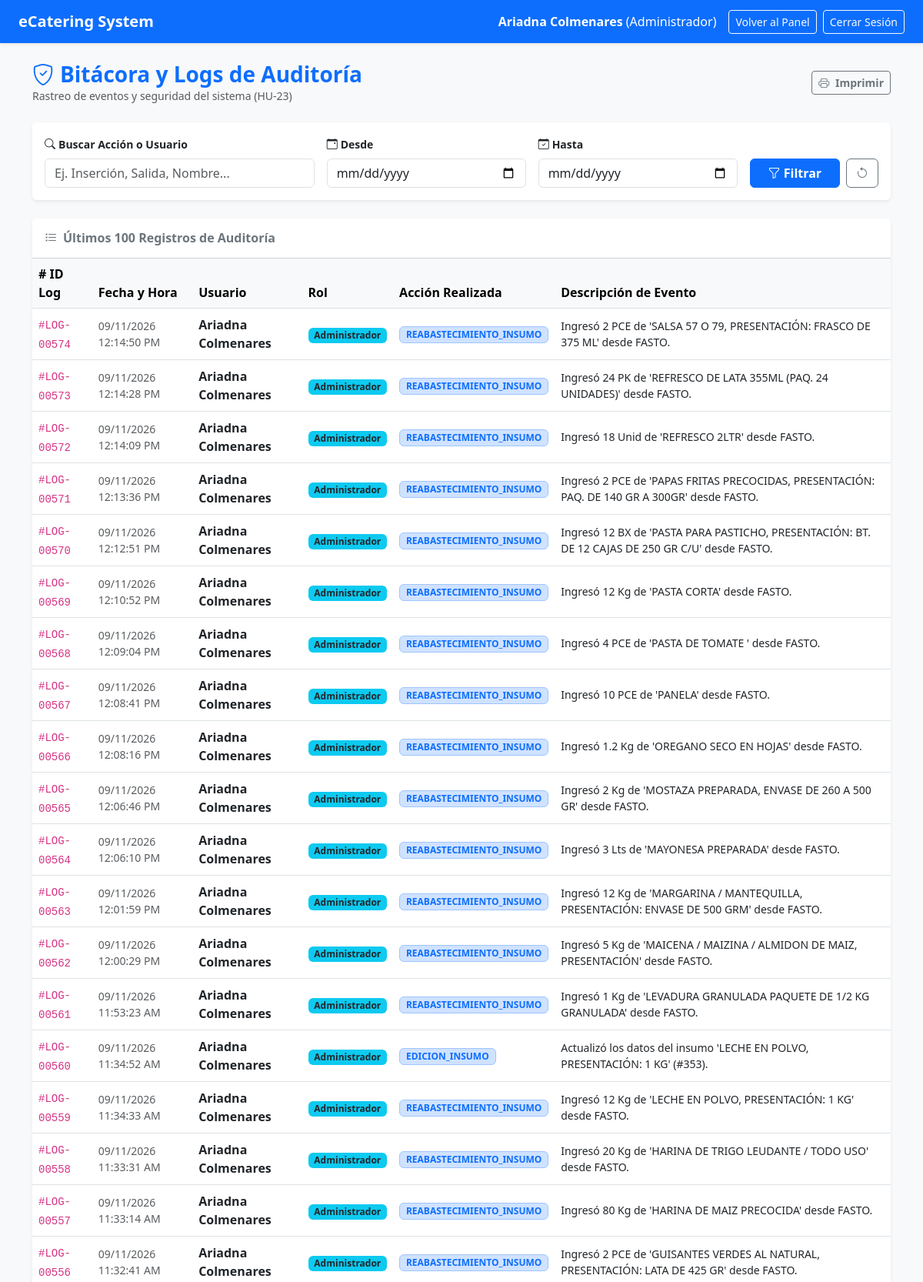
The app's page /logs.php (signed in, upper part) with its own data.
### tables this page shows
CREATE TABLE `logs_sistema` (
  `id_log` int(11) NOT NULL,
  `id_usuario` int(11) NOT NULL,
  `accion` varchar(100) NOT NULL,
  `descripcion` text NOT NULL,
  `fecha_hora` datetime NOT NULL
);

CREATE TABLE `usuarios` (
  `id_usuario` int(11) NOT NULL,
  `nombre` varchar(100) NOT NULL,
  `email` varchar(100) NOT NULL,
  `password` varchar(255) NOT NULL,
  `rol` enum('Administrador','Coord.(a) catering','Superv.(a) catering','Esp. Almacen') DEFAULT 'Coord.(a) catering',
  `creado_en` timestamp NOT NULL DEFAULT current_timestamp(),
  `estado` varchar(20) DEFAULT 'Activo'
);

### logs.php (the view, shortened to what this page needs)
<?php
require_once "config/conexion.php";
$buscar      = $_GET['buscar'] ?? '';
$f_inicio    = $_GET['fecha_inicio'] ?? '';
$f_fin       = $_GET['fecha_fin'] ?? '';
$where_conditions = [];
$sql_where = !empty($where_conditions) ? "WHERE " . implode(" AND ", $where_conditions) : "";
$sql_logs = "SELECT l.*, u.nombre AS nombre_usuario, u.rol
            FROM logs_sistema l
            LEFT JOIN usuarios u ON l.id_usuario = u.id_usuario
            $sql_where
            ORDER BY l.fecha_hora DESC
            LIMIT 100";
$res_logs = $conexion->query($sql_logs);
?>
<!DOCTYPE html>
<html lang="es">
<head>
    <link href="https://cdn.jsdelivr.net/npm/bootstrap@5.3.0/dist/css/bootstrap.min.css" rel="stylesheet">
    <link rel="stylesheet" href="https://cdn.jsdelivr.net/npm/bootstrap-icons@1.11.0/font/bootstrap-icons.css">
</head>
<body class="bg-light">
    <nav class="navbar navbar-expand-lg navbar-dark bg-primary px-4 shadow-sm">
        <a class="navbar-brand fw-bold" href="dashboard.php">eCatering System</a>
        <div class="ms-auto d-flex align-items-center text-white">
            <span class="me-3"><strong><?php echo htmlspecialchars($_SESSION['nombre']); ?></strong> (<?php echo htmlspecialchars($_SESSION['rol']); ?>)</span>
            <a href="dashboard.php" class="btn btn-outline-light btn-sm me-2">Volver al Panel</a>
            <a href="logout.php" class="btn btn-outline-light btn-sm">Cerrar Sesión</a>
        </div>
    </nav>
    <div class="container my-4">
        <div class="d-flex justify-content-between align-items-center mb-4">
            <div>
                <h3 class="fw-bold text-primary mb-0"><i class="bi bi-shield-check me-2"></i>Bitácora y Logs de Auditoría</h3>
                <p class="text-muted small mb-0">Rastreo de eventos y seguridad del sistema (HU-23)</p>
            </div>
            <div>
                <button onclick="window.print();" class="btn btn-outline-secondary btn-sm fw-bold">
                    <i class="bi bi-printer me-1"></i> Imprimir
                </button>
            </div>
        </div>
        <div class="card border-0 shadow-sm mb-4">
            <div class="card-body">
                <form method="GET" action="logs.php" class="row g-3 align-items-end">
                    <div class="col-md-4">
                        <label class="form-label fw-bold small"><i class="bi bi-search me-1"></i>Buscar Acción o Usuario</label>
                        <input type="text" name="buscar" class="form-control" placeholder="Ej. Inserción, Salida, Nombre..." value="<?php echo htmlspecialchars($buscar); ?>">
                    </div>
                    <div class="col-md-3">
                        <label class="form-label fw-bold small"><i class="bi bi-calendar-event me-1"></i>Desde</label>
                        <input type="date" name="fecha_inicio" class="form-control" value="<?php echo htmlspecialchars($f_inicio); ?>">
                    </div>
                    <div class="col-md-3">
                        <label class="form-label fw-bold small"><i class="bi bi-calendar-check me-1"></i>Hasta</label>
                        <input type="date" name="fecha_fin" class="form-control" value="<?php echo htmlspecialchars($f_fin); ?>">
                    </div>
                    <div class="col-md-2 d-flex gap-2">
                        <button type="submit" class="btn btn-primary w-100 fw-bold"><i class="bi bi-funnel"></i> Filtrar</button>
                        <a href="logs.php" class="btn btn-outline-secondary" title="Limpiar Filtros"><i class="bi bi-arrow-counterclockwise"></i></a>
                    </div>
                </form>
            </div>
        </div>
        <div class="card border-0 shadow-sm">
            <div class="card-header bg-white py-3">
                <h6 class="fw-bold text-secondary mb-0"><i class="bi bi-list-task me-2"></i>Últimos 100 Registros de Auditoría</h6>
            </div>
            <div class="card-body p-0">
                <div class="table-responsive">
                    <table class="table table-hover align-middle mb-0">
                        <thead class="table-light">
                            <tr>
                                <th># ID Log</th>
                                <th>Fecha y Hora</th>
                                <th>Usuario</th>
                                <th>Rol</th>
                                <th>Acción Realizada</th>
                                <th>Descripción de Evento</th>
                            </tr>
                        </thead>
                        <tbody>
                            <?php if ($res_logs && $res_logs->num_rows > 0): ?>
                                <?php while ($log = $res_logs->fetch_assoc()): ?>
                                    <tr>
                                        <td><code>#LOG-<?php echo str_pad($log['id_log'], 5, '0', STR_PAD_LEFT); ?></code></td>
                                        <td class="small text-muted"><?php echo date('d/m/Y h:i:s A', strtotime($log['fecha_hora'])); ?></td>
                                        <td class="fw-bold"><?php echo htmlspecialchars($log['nombre_usuario'] ?? 'Sistema / Desconocido'); ?></td>
                                        <td>
                                            <span class="badge bg-info text-dark">
                                                <?php echo htmlspecialchars($log['rol'] ?? 'N/A'); ?>
                                            </span>
                                        </td>
                                        <td>
                                            <span class="badge bg-primary-subtle text-primary border border-primary-subtle">
                                                <?php echo htmlspecialchars($log['accion']); ?>
                                            </span>
                                        </td>
                                        <td class="small text-dark"><?php echo htmlspecialchars($log['descripcion']); ?></td>
                                    </tr>
                                <?php endwhile; ?>
                            <?php else: ?>
                                <tr>
                                    <td colspan="6" class="text-center py-4 text-muted">No se encontraron eventos o logs registrados bajo los criterios seleccionados.</td>
                                </tr>
                            <?php endif; ?>
                        </tbody>
                    </table>
                </div>
            </div>
        </div>
    </div>
</body>
</html>

### records on screen
logs_sistema: id_log "00574", fecha_hora "09/11/2026 12:14:50 PM", id_usuario.nombre "Ariadna Colmenares", id_usuario.rol "Administrador", accion "REABASTECIMIENTO_INSUMO", descripcion "Ingresó 2 PCE de 'SALSA 57 O 79, PRESENTACIÓN: FRASCO DE 375 ML' desde FASTO."
logs_sistema: id_log "00573", fecha_hora "09/11/2026 12:14:28 PM", id_usuario.nombre "Ariadna Colmenares", id_usuario.rol "Administrador", accion "REABASTECIMIENTO_INSUMO", descripcion "Ingresó 24 PK de 'REFRESCO DE LATA 355ML (PAQ. 24 UNIDADES)' desde FASTO."
logs_sistema: id_log "00572", fecha_hora "09/11/2026 12:14:09 PM", id_usuario.nombre "Ariadna Colmenares", id_usuario.rol "Administrador", accion "REABASTECIMIENTO_INSUMO", descripcion "Ingresó 18 Unid de 'REFRESCO 2LTR' desde FASTO."
logs_sistema: id_log "00571", fecha_hora "09/11/2026 12:13:36 PM", id_usuario.nombre "Ariadna Colmenares", id_usuario.rol "Administrador", accion "REABASTECIMIENTO_INSUMO", descripcion "Ingresó 2 PCE de 'PAPAS FRITAS PRECOCIDAS, PRESENTACIÓN: PAQ. DE 140 GR A 300GR' desde FASTO."
logs_sistema: id_log "00570", fecha_hora "09/11/2026 12:12:51 PM", id_usuario.nombre "Ariadna Colmenares", id_usuario.rol "Administrador", accion "REABASTECIMIENTO_INSUMO", descripcion "Ingresó 12 BX de 'PASTA PARA PASTICHO, PRESENTACIÓN: BT. DE 12 CAJAS DE 250 GR C/U' desde FASTO."
logs_sistema: id_log "00569", fecha_hora "09/11/2026 12:10:52 PM", id_usuario.nombre "Ariadna Colmenares", id_usuario.rol "Administrador", accion "REABASTECIMIENTO_INSUMO", descripcion "Ingresó 12 Kg de 'PASTA CORTA' desde FASTO."
logs_sistema: id_log "00568", fecha_hora "09/11/2026 12:09:04 PM", id_usuario.nombre "Ariadna Colmenares", id_usuario.rol "Administrador", accion "REABASTECIMIENTO_INSUMO", descripcion "Ingresó 4 PCE de 'PASTA DE TOMATE ' desde FASTO."
logs_sistema: id_log "00567", fecha_hora "09/11/2026 12:08:41 PM", id_usuario.nombre "Ariadna Colmenares", id_usuario.rol "Administrador", accion "REABASTECIMIENTO_INSUMO", descripcion "Ingresó 10 PCE de 'PANELA' desde FASTO."
logs_sistema: id_log "00566", fecha_hora "09/11/2026 12:08:16 PM", id_usuario.nombre "Ariadna Colmenares", id_usuario.rol "Administrador", accion "REABASTECIMIENTO_INSUMO", descripcion "Ingresó 1.2 Kg de 'OREGANO SECO EN HOJAS' desde FASTO."
logs_sistema: id_log "00565", fecha_hora "09/11/2026 12:06:46 PM", id_usuario.nombre "Ariadna Colmenares", id_usuario.rol "Administrador", accion "REABASTECIMIENTO_INSUMO", descripcion "Ingresó 2 Kg de 'MOSTAZA PREPARADA, ENVASE DE 260 A 500 GR' desde FASTO."
logs_sistema: id_log "00564", fecha_hora "09/11/2026 12:06:10 PM", id_usuario.nombre "Ariadna Colmenares", id_usuario.rol "Administrador", accion "REABASTECIMIENTO_INSUMO", descripcion "Ingresó 3 Lts de 'MAYONESA PREPARADA' desde FASTO."
logs_sistema: id_log "00563", fecha_hora "09/11/2026 12:01:59 PM", id_usuario.nombre "Ariadna Colmenares", id_usuario.rol "Administrador", accion "REABASTECIMIENTO_INSUMO", descripcion "Ingresó 12 Kg de 'MARGARINA / MANTEQUILLA, PRESENTACIÓN: ENVASE DE 500 GRM' desde FASTO."
logs_sistema: id_log "00562", fecha_hora "09/11/2026 12:00:29 PM", id_usuario.nombre "Ariadna Colmenares", id_usuario.rol "Administrador", accion "REABASTECIMIENTO_INSUMO", descripcion "Ingresó 5 Kg de 'MAICENA / MAIZINA / ALMIDON DE MAIZ, PRESENTACIÓN' desde FASTO."
logs_sistema: id_log "00561", fecha_hora "09/11/2026 11:53:23 AM", id_usuario.nombre "Ariadna Colmenares", id_usuario.rol "Administrador", accion "REABASTECIMIENTO_INSUMO", descripcion "Ingresó 1 Kg de 'LEVADURA GRANULADA PAQUETE DE 1/2 KG GRANULADA' desde FASTO."
logs_sistema: id_log "00560", fecha_hora "09/11/2026 11:34:52 AM", id_usuario.nombre "Ariadna Colmenares", id_usuario.rol "Administrador", accion "EDICION_INSUMO", descripcion "Actualizó los datos del insumo 'LECHE EN POLVO, PRESENTACIÓN: 1 KG' (#353)."
logs_sistema: id_log "00559", fecha_hora "09/11/2026 11:34:33 AM", id_usuario.nombre "Ariadna Colmenares", id_usuario.rol "Administrador", accion "REABASTECIMIENTO_INSUMO", descripcion "Ingresó 12 Kg de 'LECHE EN POLVO, PRESENTACIÓN: 1 KG' desde FASTO."
logs_sistema: id_log "00558", fecha_hora "09/11/2026 11:33:31 AM", id_usuario.nombre "Ariadna Colmenares", id_usuario.rol "Administrador", accion "REABASTECIMIENTO_INSUMO", descripcion "Ingresó 20 Kg de 'HARINA DE TRIGO LEUDANTE / TODO USO' desde FASTO."
logs_sistema: id_log "00557", fecha_hora "09/11/2026 11:33:14 AM", id_usuario.nombre "Ariadna Colmenares", id_usuario.rol "Administrador", accion "REABASTECIMIENTO_INSUMO", descripcion "Ingresó 80 Kg de 'HARINA DE MAIZ PRECOCIDA' desde FASTO."
logs_sistema: id_log "00556", fecha_hora "09/11/2026 11:32:41 AM", id_usuario.nombre "Ariadna Colmenares", id_usuario.rol "Administrador", accion "REABASTECIMIENTO_INSUMO", descripcion "Ingresó 2 PCE de 'GUISANTES VERDES AL NATURAL, PRESENTACIÓN: LATA DE 425 GR' desde FASTO."

### other values on screen
$_SESSION['nombre'] "Ariadna Colmenares"
$_SESSION['rol'] "Administrador"
